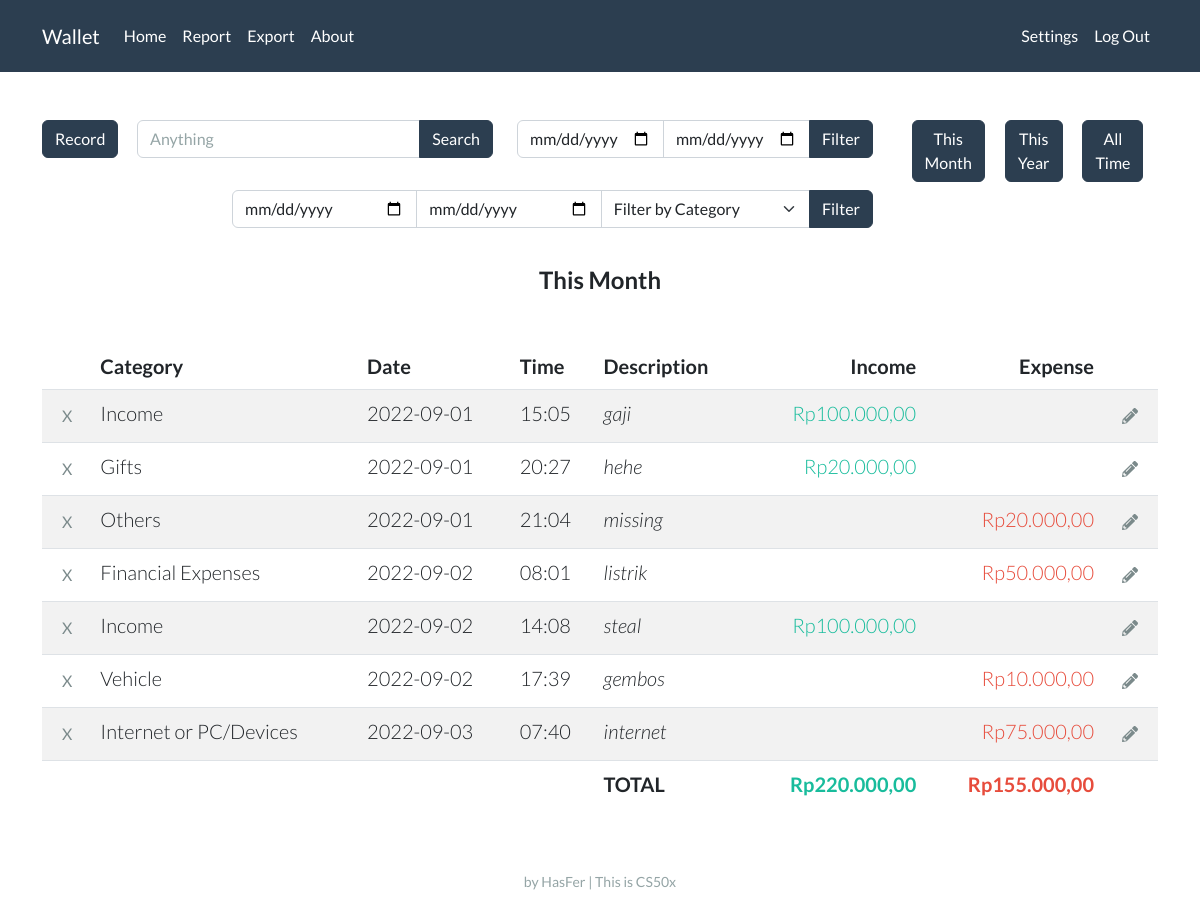
The page / (signed in) on the database its author committed.
### tables this page shows
CREATE TABLE records (
                id INTEGER,
                user_id INTEGER,
                account_name TEXT,
                account_category TEXT,
                date NUMBER,
                time NUMBER,
                description TEXT, amount REAL, random_id TEXT,
                PRIMARY KEY(id),
                FOREIGN KEY(user_id) REFERENCES users(id)
                );

### app.py (the view, shortened to what this page needs)
@app.route("/", methods=["GET", "POST"])
def index():
    if session.get("user_id") is None:
        return render_template("index.html")
    con, cur = connect_db()
    if request.method == "GET" or request.form.get('filter_btn') == 'This Month':
        year_now = str(datetime.now().year)
        month_now = str(datetime.now().month)
        date_filter = year_now + '%' + month_now + '%'
        label = 'This Month'
    if request.form.get('filter_btn') == 'between':
        res = cur.execute("SELECT * FROM records WHERE user_id = ? AND date BETWEEN ? AND ? ORDER BY date",
                          (session["user_id"], start_date, end_date))
    elif request.form.get('search_btn') == 'search_btn':
        res = cur.execute("SELECT * FROM records WHERE user_id = ? AND (account_name LIKE ? OR description LIKE ?) ORDER BY date",
                          (session["user_id"], f"%{keyword}%", f"%{keyword}%"))
    else:
        res = cur.execute("SELECT * FROM records WHERE user_id = ? AND date LIKE ? ORDER BY date", (session["user_id"], date_filter))
    res = list(res)
    income = 0
    expense = 0
    for i in res:
        if i[3] == 'Income':
            income += i[7]
        else:
            expense += i[7]
    records = []
    for i in res:
        i = list(i)
        i[7] = idr(i[7])
        records.append(i)
    income = idr(income)
    expense = idr(expense)
    income_list, expense_list = account_name_list()
    default_selected = "selected"
    con.close()
    return render_template("home.html", records=records, income=income, expense=expense, label=label, date_now=get_date_now(), time_now=get_time_now(), income_list=income_list, expense_list=expense_list, default_selected=default_selected)

### helpers.py (called while the page is built, shortened)
def connect_db(db="wallet.db"):
    con = sqlite3.connect(db)
    cur = con.cursor()
    return con, cur

def idr(value):
    value = f"Rp{value:,.2f}"
    rupiah = value.replace(".", "#")
    rupiah = rupiah.replace(",", ".")
    rupiah = rupiah.replace("#", ",")
    return rupiah

def get_date_now():
    now = datetime.now()
    day = now.day
    if day < 10:
        day = f"0{day}"
    month = now.month
    if month < 10:
        month = f"0{month}"
    year = now.year
    date_now = f"{year}-{month}-{day}"
    return date_now

def get_time_now():
    now = datetime.now()
    hour = now.hour
    if hour < 10:
        hour = f"0{hour}"
    minute = now.minute
    if minute < 10:
        minute = f"0{minute}"
    time_now = f"{hour}:{minute}"
    return time_now

def account_name_list(selected='', plug='', normal_mode=False):
    con, cur = connect_db()
    if normal_mode == False:
        res = cur.execute("SELECT * FROM account")
        income_list = []
        expense_list = []
        for i in res:
            if i[0] == 'Income':
                if i[1] == selected:
                    income_list.append([i[1], 'selected'])
                else:
                    income_list.append([i[1], plug])
            else:
                if i[1] == selected:
                    expense_list.append([i[1], 'selected'])
                else:
                    expense_list.append([i[1], plug])
    con.close()
    return income_list, expense_list

### templates/home.html (shortened to what this page needs)
{% extends "layout.html" %}
{% block main %}
<div class="row">
    <div class="col-lg-1 mb-2">
        <button type="button" class="btn btn-primary " data-bs-toggle="collapse" data-bs-target="#demo">Record</button>
    </div>
    <div class="col-lg-4 mb-2">
        <form action="/" method="post">
            <div class="input-group ">
                <input name="search_vield" type="text" class="form-control" placeholder="Anything" aria-label="Search" aria-describedby="button-addon2">
                <button name="search_btn" value="search_btn" class="btn btn-primary" type="submit" id="button-addon2">Search</button>
            </div>
        </form>
    </div>
    <div class="col-lg-4 mb-2">
        <form action="/" method="post">
            <div class="input-group ">
                <input name="start_date" type="date" class="form-control">
                <input name="end_date" type="date" class="form-control">
                <button name="filter_btn" value="between" class="btn btn-primary" type="submit" id="button-addon2">Filter</button>
            </div>
        </form>
    </div>
    <div class="col-lg-3 mb-2">
        <form action="/" method="post">
            <button name="filter_btn" value="This Month" type="submit" class="btn btn-primary me-2">This <br> Month</button>
            <button name="filter_btn" value="This Year" type="submit" class="btn btn-primary ms-2 me-2">This <br> Year</button>
            <button name="filter_btn" value="All Time" type="submit" class="btn btn-primary ms-2">All <br> Time</button>
        </form>
    </div>
</div>
<div class="row">
    <div class="col-lg-2"></div>
    <div class="col-lg-7">
        <div class="form-group">
            <form action="/" method="post">
                <div class="input-group mb-2">
                    <input name="start_date" type="date" class="form-control">
                    <input name="end_date" type="date" class="form-control">
                    <select required name="account_name" class="form-select form-control" id="exampleSelectForFilter">
                        <option value="" disabled {{ default_selected }}>Filter by Category</option>
                    </select>
                    <button name="filter_btn" value="filter_by_category" class="btn btn-primary" type="submit" id="button-addon2">Filter</button>
                </div>
            </form>
        </div>
    </div>
</div>
<br>
<h4 class="mb-5 fw-bold">{{ label }}</h4>
<table class="table table-striped">
    <thead>
        <tr>
            <th style="width:1%;"></th>
            <th class="text-start">Category</th>
            <th class="text-start">Date</th>
            <th class="text-start">Time</th>
            <th class="text-start">Description</th>
            <th class="text-end">Income</th>
            <th class="text-end">Expense</th>
            <th style="width:1%;"></th>
        </tr>
    </thead>
    <tbody>
        {% for record in records %}
        <tr>
            <td>
                <form action="/delete" method="post">
                    <input class="btn btn-outline-dark border-0" type="submit" value="X" title="Delete">
                </form>
            </td>
            <td class="text-start">{{ record[2] }}</td>
            <td class="text-start">{{ record[4] }}</td>
            <td class="text-start">{{ record[5] }}</td>
            <td class="text-start"><em>{{ record[6] }}</em></td>
            <td class="text-end text-success">{% if record[3] in "Income" %}{{ record[7] }}{% endif %}</td>
            <td class="text-end text-danger">{% if record[3] not in "Income" %}{{ record[7] }}{% endif %}</td>
            <td>
                <form action="/edit" method="post">
                    <button class="btn btn-outline-dark border-0" type="submit" title="Edit">
                    </button>
                </form>
            </td>
        </tr>
        {% endfor %}
    </tbody>
    <tfoot>
        <tr>
            <td class="border-0"></td>
            <td class="border-0"></td>
            <td class="border-0"></td>
            <td class="border-0"></td>
            <td class="border-0 fw-bold text-start">TOTAL</td>
            <td class="border-0 fw-bold text-end text-success">{{ income }}</td>
            <td class="border-0 fw-bold text-end text-danger">{{ expense }}</td>
            <td class="border-0"></td>
        </tr>
    </tfoot>
</table>
{% endblock %}

### rows shown on the page
records: account_name "Income", date "2022-09-01", time "15:05", description "gaji", amount "Rp100.000,00"
records: account_name "Gifts", date "2022-09-01", time "20:27", description "hehe", amount "Rp20.000,00"
records: account_name "Others", date "2022-09-01", time "21:04", description "missing", amount "Rp20.000,00"
records: account_name "Financial Expenses", date "2022-09-02", time "08:01", description "listrik", amount "Rp50.000,00"
records: account_name "Income", date "2022-09-02", time "14:08", description "steal", amount "Rp100.000,00"
records: account_name "Vehicle", date "2022-09-02", time "17:39", description "gembos", amount "Rp10.000,00"
records: account_name "Internet or PC/Devices", date "2022-09-03", time "07:40", description "internet", amount "Rp75.000,00"

### other values the page prints
{{ label }} "This Month"
{{ income }} "Rp220.000,00"
{{ expense }} "Rp155.000,00"
